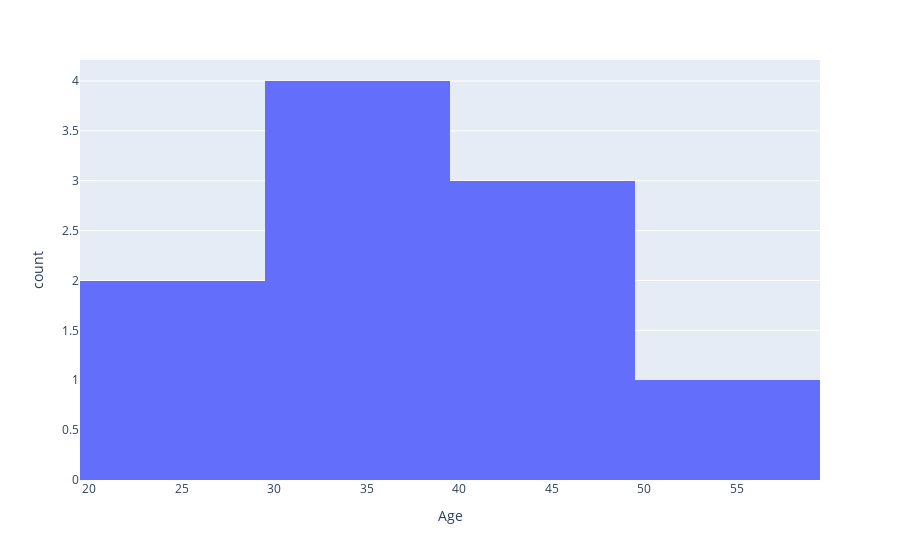

Notebook source saved alongside this figure:
### Code cell
import plotly.express as px
fig = px.histogram(df, x="Age")
fig.show()

### Figure 1 — Plotly figure (JSON) as saved in the notebook; plotly's stock layout.template omitted (floating-point values rounded to 4 significant figures)
{"data": [{"alignmentgroup": "True", "bingroup": "x", "hovertemplate": "Age=%{x}<br>count=%{y}<extra></extra>", "legendgroup": "", "marker": {"color": "#636efa", "pattern": {"shape": ""}}, "name": "", "offsetgroup": "", "orientation": "v", "showlegend": false, "type": "histogram", "x": [45, 34, 29, 52, 37, 41, 33, 48, 26, 39], "xaxis": "x", "yaxis": "y"}], "layout": {"barmode": "relative", "legend": {"tracegroupgap": 0}, "margin": {"t": 60}, "xaxis": {"anchor": "y", "domain": [0, 1], "title": {"text": "Age"}}, "yaxis": {"anchor": "x", "domain": [0, 1], "title": {"text": "count"}}}}
